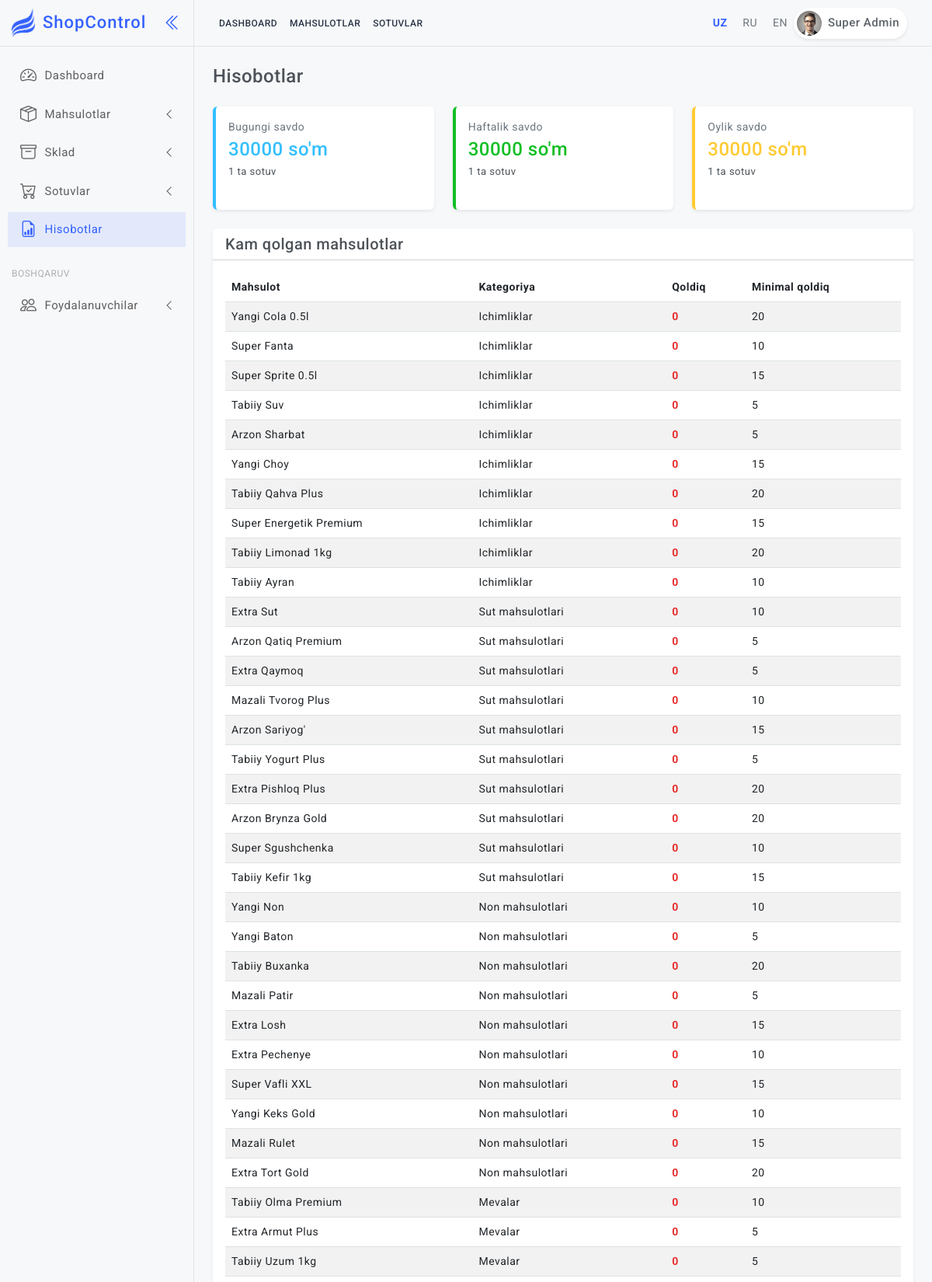
The page /uz/reports/ (signed in, upper part) on the database its author committed.
### shop/models.py (models this page shows, shortened)
class CustomUser(AbstractUser):
    ROLE_CHOICES = [
        ('admin', _('Admin')),
        ('kassir', _('Kassir')),
    ]
    telegram_id = models.BigIntegerField(unique=True, null=True, blank=True, verbose_name=_("Telegram ID"))
    role = models.CharField(max_length=10, choices=ROLE_CHOICES, default='kassir', verbose_name=_("Rol"))
    fullname = models.CharField(max_length=255, verbose_name=_("To'liq ism"))
    created_at = models.DateTimeField(auto_now_add=True, verbose_name=_("Yaratilgan sana"))
    class Meta:
        verbose_name = _("Foydalanuvchi")
        verbose_name_plural = _("Foydalanuvchilar")

class Product(models.Model):
    nomi = models.CharField(max_length=255, verbose_name=_("Nomi"))
    kategoriya = models.ForeignKey(Category, on_delete=models.CASCADE, verbose_name=_("Kategoriya"))
    narx = models.DecimalField(max_digits=12, decimal_places=2, verbose_name=_("Narx"))
    barcode = models.CharField(max_length=100, unique=True, null=True, blank=True, verbose_name=_("Barcode"))
    minimal_qoldiq = models.IntegerField(default=10, verbose_name=_("Minimal qoldiq"))
    created_at = models.DateTimeField(auto_now_add=True, verbose_name=_("Yaratilgan sana"))
    updated_at = models.DateTimeField(auto_now=True, verbose_name=_("O'zgartirilgan sana"))
    class Meta:
        verbose_name = _("Mahsulot")
        verbose_name_plural = _("Mahsulotlar")
        ordering = ['-created_at']

class Category(models.Model):
    nomi = models.CharField(max_length=100, verbose_name=_("Kategoriya nomi"))
    class Meta:
        verbose_name = _("Kategoriya")
        verbose_name_plural = _("Kategoriyalar")
    def __str__(self):
        return self.nomi

### shop/views.py (the view)
# urls.py: path('reports/', views.reports, name='reports'),
@login_required
def reports(request):
    today = timezone.now().date()
    daily_sales = Sales.objects.filter(sana__date=today, status='active')
    daily_revenue = daily_sales.aggregate(total=Sum('jami_summa'))['total'] or 0
    week_ago = today - timedelta(days=7)
    weekly_sales = Sales.objects.filter(sana__date__gte=week_ago, status='active')
    weekly_revenue = weekly_sales.aggregate(total=Sum('jami_summa'))['total'] or 0
    month_ago = today - timedelta(days=30)
    monthly_sales = Sales.objects.filter(sana__date__gte=month_ago, status='active')
    monthly_revenue = monthly_sales.aggregate(total=Sum('jami_summa'))['total'] or 0
    products = Product.objects.annotate(
        total_kirim=Coalesce(Sum('inventorytransaction__miqdor', filter=Q(inventorytransaction__transaction_type='kirim')), 0, output_field=IntegerField()),
        total_chiqim=Coalesce(Sum('inventorytransaction__miqdor', filter=Q(inventorytransaction__transaction_type='chiqim')), 0, output_field=IntegerField()),
        total_sales=Coalesce(Sum('saleitems__miqdor', filter=Q(saleitems__sale__status='active')), 0, output_field=IntegerField())
    ).annotate(
        current_stock=F('total_kirim') - F('total_chiqim') - F('total_sales')
    )
    low_stock_products = [p for p in products if p.current_stock <= p.minimal_qoldiq]
    kassir_stats = None
    if is_admin_or_superuser(request.user):
        kassir_stats = CustomUser.objects.filter(role='kassir').annotate(
            total_sales=Count('sales', filter=Q(sales__status='active')),
            total_revenue=Sum('sales__jami_summa', filter=Q(sales__status='active'))
        )
    context = {
        'daily_sales_count': daily_sales.count(),
        'daily_revenue': daily_revenue,
        'weekly_sales_count': weekly_sales.count(),
        'weekly_revenue': weekly_revenue,
        'monthly_sales_count': monthly_sales.count(),
        'monthly_revenue': monthly_revenue,
        'low_stock_products': low_stock_products,
        'kassir_stats': kassir_stats,
    }
    return render(request, 'reports/index.html', context)

### templates/reports/index.html (shortened to what this page needs)
{% extends 'base.html' %}
{% load static %}
{% load i18n %}
{% block content %}
<div class="row">
    <div class="col-12">
        <h4 class="mb-4">{% trans "Hisobotlar" %}</h4>
    </div>
</div>
<div class="row row-cols-1 row-cols-md-3 g-4 mb-4">
    <div class="col">
        <div class="card h-100 border-start border-0 border-4 border-info">
            <div class="card-body">
                <div class="d-flex align-items-center">
                    <div>
                        <p class="mb-0 text-secondary">{% trans "Bugungi savdo" %}</p>
                        <h4 class="my-1 text-info">{{ daily_revenue|floatformat:0 }} {% trans "so'm" %}</h4>
                        <p class="mb-0 font-13">{{ daily_sales_count }} {% trans "ta sotuv" %}</p>
                    </div>
                    <div class="widgets-icons-2 rounded-circle bg-gradient-scooter text-white ms-auto">
                        <i class='bi bi-calendar-check'></i>
                    </div>
                </div>
            </div>
        </div>
    </div>
    <div class="col">
        <div class="card h-100 border-start border-0 border-4 border-success">
            <div class="card-body">
                <div class="d-flex align-items-center">
                    <div>
                        <p class="mb-0 text-secondary">{% trans "Haftalik savdo" %}</p>
                        <h4 class="my-1 text-success">{{ weekly_revenue|floatformat:0 }} {% trans "so'm" %}</h4>
                        <p class="mb-0 font-13">{{ weekly_sales_count }} {% trans "ta sotuv" %}</p>
                    </div>
                    <div class="widgets-icons-2 rounded-circle bg-gradient-ohhappiness text-white ms-auto">
                        <i class='bi bi-calendar-week'></i>
                    </div>
                </div>
            </div>
        </div>
    </div>
    <div class="col">
        <div class="card h-100 border-start border-0 border-4 border-warning">
            <div class="card-body">
                <div class="d-flex align-items-center">
                    <div>
                        <p class="mb-0 text-secondary">{% trans "Oylik savdo" %}</p>
                        <h4 class="my-1 text-warning">{{ monthly_revenue|floatformat:0 }} {% trans "so'm" %}</h4>
                        <p class="mb-0 font-13">{{ monthly_sales_count }} {% trans "ta sotuv" %}</p>
                    </div>
                    <div class="widgets-icons-2 rounded-circle bg-gradient-orange text-white ms-auto">
                        <i class='bi bi-calendar-month'></i>
                    </div>
                </div>
            </div>
        </div>
    </div>
</div>
<div class="row mb-4">
    <div class="col-12">
        <div class="card">
            <div class="card-header">
                <h5 class="mb-0">{% trans "Kam qolgan mahsulotlar" %}</h5>
            </div>
            <div class="card-body">
                {% if low_stock_products %}
                <div class="table-responsive">
                    <table class="table table-striped table-hover align-middle mb-0">
                        <thead>
                            <tr>
                                <th>{% trans "Mahsulot" %}</th>
                                <th>{% trans "Kategoriya" %}</th>
                                <th>{% trans "Qoldiq" %}</th>
                                <th>{% trans "Minimal qoldiq" %}</th>
                            </tr>
                        </thead>
                        <tbody>
                            {% for product in low_stock_products %}
                            <tr>
                                <td>{{ product.nomi }}</td>
                                <td>{{ product.kategoriya }}</td>
                                <td><span class="text-danger fw-bold">{{ product.current_stock }}</span></td>
                                <td>{{ product.minimal_qoldiq }}</td>
                            </tr>
                            {% endfor %}
                        </tbody>
                    </table>
                </div>
                {% else %}
                <p class="text-muted text-center py-3 mb-0">{% trans "Hamma mahsulotlar yetarli" %}</p>
                {% endif %}
            </div>
        </div>
    </div>
</div>
{% endblock %}

### templates/base.html (shortened to what this page needs)
{% load static %}
{% load i18n %}
<!doctype html>
<html lang="{{ LANGUAGE_CODE }}">
<head>
  <link href="{% static 'assets/plugins/simplebar/css/simplebar.css' %}" rel="stylesheet" />
  <link href="{% static 'assets/plugins/perfect-scrollbar/css/perfect-scrollbar.css' %}" rel="stylesheet" />
  <link href="{% static 'assets/plugins/metismenu/css/metisMenu.min.css' %}" rel="stylesheet" />
  <link href="{% static 'assets/plugins/datatable/css/dataTables.bootstrap5.min.css' %}" rel="stylesheet" />
  <link href="https://cdn.jsdelivr.net/npm/select2@4.1.0-rc.0/dist/css/select2.min.css" rel="stylesheet" />
  <link rel="stylesheet"
    href="https://cdn.jsdelivr.net/npm/select2-bootstrap-5-theme@1.3.0/dist/select2-bootstrap-5-theme.min.css" />
  <link href="{% static 'assets/css/bootstrap.min.css' %}" rel="stylesheet" />
  <link href="{% static 'assets/css/bootstrap-extended.css' %}" rel="stylesheet" />
  <link href="{% static 'assets/css/style.css' %}" rel="stylesheet" />
  <link href="{% static 'assets/css/icons.css' %}" rel="stylesheet">
  <link rel="stylesheet" href="https://cdn.jsdelivr.net/npm/bootstrap-icons@1.9.1/font/bootstrap-icons.css">
  <link href="{% static 'assets/css/pace.min.css' %}" rel="stylesheet" />
  <link href="{% static 'assets/css/dark-theme.css' %}" rel="stylesheet" />
  <link href="{% static 'assets/css/light-theme.css' %}" rel="stylesheet" />
  <link href="{% static 'assets/css/semi-dark.css' %}" rel="stylesheet" />
  <link href="{% static 'assets/css/header-colors.css' %}" rel="stylesheet" />
</head>
<body>
  <div class="wrapper">
    {% if user.is_authenticated %}
    <header class="top-header">
      <nav class="navbar navbar-expand">
        <div class="top-navbar d-none d-xl-block">
          <ul class="navbar-nav align-items-center">
            <li class="nav-item">
              <a class="nav-link" href="{% url 'dashboard' %}">{% trans "Dashboard" %}</a>
            </li>
            <li class="nav-item">
              <a class="nav-link" href="{% url 'products_list' %}">{% trans "Mahsulotlar" %}</a>
            </li>
            <li class="nav-item">
              <a class="nav-link" href="{% url 'sales_list' %}">{% trans "Sotuvlar" %}</a>
            </li>
          </ul>
        </div>
        <div class="top-navbar-right ms-auto">
          <ul class="navbar-nav align-items-center">
            <li class="nav-item">
              <div class="d-flex align-items-center gap-2 ms-3">
                {% get_current_language as LANGUAGE_CODE %}
                <form action="{% url 'set_language' %}" method="post" id="lang-form-uz" class="d-inline">
                  <a href="#" onclick="document.getElementById('lang-form-uz').submit(); return false;"
                    class="{% if LANGUAGE_CODE == 'uz' %}text-primary fw-bold{% else %}text-secondary{% endif %}">UZ</a>
                </form>
                <span class="text-light">|</span>
                <form action="{% url 'set_language' %}" method="post" id="lang-form-ru" class="d-inline">
                  <a href="#" onclick="document.getElementById('lang-form-ru').submit(); return false;"
                    class="{% if LANGUAGE_CODE == 'ru' %}text-primary fw-bold{% else %}text-secondary{% endif %}">RU</a>
                </form>
                <span class="text-light">|</span>
                <form action="{% url 'set_language' %}" method="post" id="lang-form-en" class="d-inline">
                  <a href="#" onclick="document.getElementById('lang-form-en').submit(); return false;"
                    class="{% if LANGUAGE_CODE == 'en' %}text-primary fw-bold{% else %}text-secondary{% endif %}">EN</a>
                </form>
              </div>
            </li>
            <li class="nav-item dropdown dropdown-large">
              <a class="nav-link dropdown-toggle dropdown-toggle-nocaret" href="#" data-bs-toggle="dropdown">
                <div class="user-setting d-flex align-items-center gap-1">
                  <img src="{% static 'assets/images/avatars/avatar-1.png' %}" class="user-img" alt="">
                  <div class="user-name d-none d-sm-block">{{ user.fullname }}</div>
                </div>
              </a>
            </li>
          </ul>
        </div>
      </nav>
    </header>
    <aside class="sidebar-wrapper" data-simplebar="true">
      <div class="sidebar-header">
        <div>
          <img src="{% static 'assets/images/logo-icon.png' %}" class="logo-icon" alt="logo icon">
        </div>
        <div>
          <h4 class="logo-text">ShopControl</h4>
        </div>
        <div class="toggle-icon ms-auto"><i class="bi bi-chevron-double-left"></i></div>
      </div>
      <ul class="metismenu" id="menu">
        <li>
          <a href="{% url 'dashboard' %}">
            <div class="parent-icon"><i class="bi bi-speedometer2"></i></div>
            <div class="menu-title">{% trans "Dashboard" %}</div>
          </a>
        </li>
        <li>
          <a href="javascript:;" class="has-arrow">
            <div class="parent-icon"><i class="bi bi-box-seam"></i></div>
            <div class="menu-title">{% trans "Mahsulotlar" %}</div>
          </a>
        </li>
        <li>
          <a href="javascript:;" class="has-arrow">
            <div class="parent-icon"><i class="bi bi-archive"></i></div>
            <div class="menu-title">{% trans "Sklad" %}</div>
          </a>
        </li>
        <li>
          <a href="javascript:;" class="has-arrow">
            <div class="parent-icon"><i class="bi bi-cart-check"></i></div>
            <div class="menu-title">{% trans "Sotuvlar" %}</div>
          </a>
        </li>
        <li>
          <a href="{% url 'reports' %}">
            <div class="parent-icon"><i class="bi bi-file-earmark-bar-graph"></i></div>
            <div class="menu-title">{% trans "Hisobotlar" %}</div>
          </a>
        </li>
        {% if user.is_superuser %}
        <li class="menu-label">{% trans "Boshqaruv" %}</li>
        <li>
          <a href="javascript:;" class="has-arrow">
            <div class="parent-icon"><i class="bi bi-people"></i></div>
            <div class="menu-title">{% trans "Foydalanuvchilar" %}</div>
          </a>
        </li>
        {% endif %}
      </ul>
    </aside>
    {% endif %}
    <main class="page-content">
      {% block content %}{% endblock %}
    </main>
  </div>
</body>
</html>

### rows shown on the page
CustomUser: fullname "Super Admin"
Product: nomi "Yangi Cola 0.5l", kategoriya "Ichimliklar", current_stock "0", minimal_qoldiq "20"
Product: nomi "Super Fanta", kategoriya "Ichimliklar", current_stock "0", minimal_qoldiq "10"
Product: nomi "Super Sprite 0.5l", kategoriya "Ichimliklar", current_stock "0", minimal_qoldiq "15"
Product: nomi "Tabiiy Suv", kategoriya "Ichimliklar", current_stock "0", minimal_qoldiq "5"
Product: nomi "Arzon Sharbat", kategoriya "Ichimliklar", current_stock "0", minimal_qoldiq "5"
Product: nomi "Yangi Choy", kategoriya "Ichimliklar", current_stock "0", minimal_qoldiq "15"
Product: nomi "Tabiiy Qahva Plus", kategoriya "Ichimliklar", current_stock "0", minimal_qoldiq "20"
Product: nomi "Super Energetik Premium", kategoriya "Ichimliklar", current_stock "0", minimal_qoldiq "15"
Product: nomi "Tabiiy Limonad 1kg", kategoriya "Ichimliklar", current_stock "0", minimal_qoldiq "20"
Product: nomi "Tabiiy Ayran", kategoriya "Ichimliklar", current_stock "0", minimal_qoldiq "10"
Product: nomi "Extra Sut", kategoriya "Sut mahsulotlari", current_stock "0", minimal_qoldiq "10"
Product: nomi "Arzon Qatiq Premium", kategoriya "Sut mahsulotlari", current_stock "0", minimal_qoldiq "5"
Product: nomi "Extra Qaymoq", kategoriya "Sut mahsulotlari", current_stock "0", minimal_qoldiq "5"
Product: nomi "Mazali Tvorog Plus", kategoriya "Sut mahsulotlari", current_stock "0", minimal_qoldiq "10"
Product: nomi "Arzon Sariyog'", kategoriya "Sut mahsulotlari", current_stock "0", minimal_qoldiq "15"
Product: nomi "Tabiiy Yogurt Plus", kategoriya "Sut mahsulotlari", current_stock "0", minimal_qoldiq "5"
Product: nomi "Extra Pishloq Plus", kategoriya "Sut mahsulotlari", current_stock "0", minimal_qoldiq "20"
Product: nomi "Arzon Brynza Gold", kategoriya "Sut mahsulotlari", current_stock "0", minimal_qoldiq "20"
Product: nomi "Super Sgushchenka", kategoriya "Sut mahsulotlari", current_stock "0", minimal_qoldiq "10"
Product: nomi "Tabiiy Kefir 1kg", kategoriya "Sut mahsulotlari", current_stock "0", minimal_qoldiq "15"
Product: nomi "Yangi Non", kategoriya "Non mahsulotlari", current_stock "0", minimal_qoldiq "10"
Product: nomi "Yangi Baton", kategoriya "Non mahsulotlari", current_stock "0", minimal_qoldiq "5"
Product: nomi "Tabiiy Buxanka", kategoriya "Non mahsulotlari", current_stock "0", minimal_qoldiq "20"
Product: nomi "Mazali Patir", kategoriya "Non mahsulotlari", current_stock "0", minimal_qoldiq "5"
Product: nomi "Extra Losh", kategoriya "Non mahsulotlari", current_stock "0", minimal_qoldiq "15"
Product: nomi "Extra Pechenye", kategoriya "Non mahsulotlari", current_stock "0", minimal_qoldiq "10"
Product: nomi "Super Vafli XXL", kategoriya "Non mahsulotlari", current_stock "0", minimal_qoldiq "15"
Product: nomi "Yangi Keks Gold", kategoriya "Non mahsulotlari", current_stock "0", minimal_qoldiq "10"
Product: nomi "Mazali Rulet", kategoriya "Non mahsulotlari", current_stock "0", minimal_qoldiq "15"
Product: nomi "Extra Tort Gold", kategoriya "Non mahsulotlari", current_stock "0", minimal_qoldiq "20"
Product: nomi "Tabiiy Olma Premium", kategoriya "Mevalar", current_stock "0", minimal_qoldiq "10"
Product: nomi "Extra Armut Plus", kategoriya "Mevalar", current_stock "0", minimal_qoldiq "5"
Product: nomi "Tabiiy Uzum 1kg", kategoriya "Mevalar", current_stock "0", minimal_qoldiq "5"

### other values the page prints
{{ daily_revenue|floatformat:0 }} "30000"
{{ daily_sales_count }} "1"
{{ weekly_revenue|floatformat:0 }} "30000"
{{ weekly_sales_count }} "1"
{{ monthly_revenue|floatformat:0 }} "30000"
{{ monthly_sales_count }} "1"
